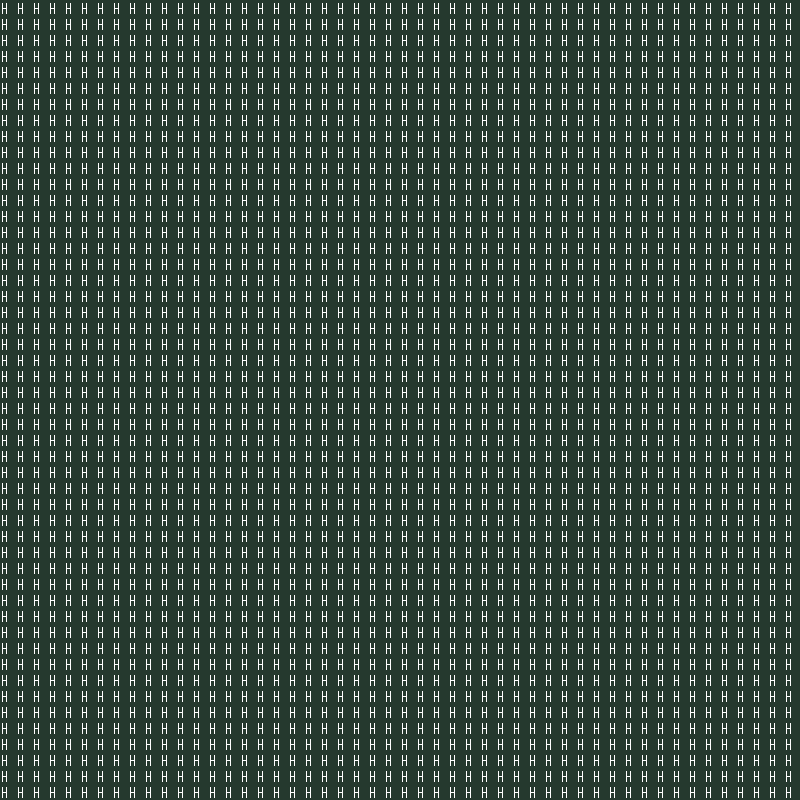

A 2D game scene composited from a Tiled map and its tileset images. What follows is a short description and the map's XML, with each tile layer's data collapsed to a summary:
An orthogonal 50x50 tile map with 16x16 px tiles, 1 tile layer (prototype).

<map version="1.10" tiledversion="1.10.2" orientation="orthogonal" renderorder="right-down" width="50" height="50" tilewidth="16" tileheight="16" infinite="0" nextlayerid="9" nextobjectid="1">
 <tileset firstgid="110" source="HiddenJungle_TSX.tsx" />
 <layer id="1" name="prototype" width="50" height="50">
  <data>[2500 cells, 2500 non-empty, 1 distinct tile ids]</data>
 </layer>
</map>
